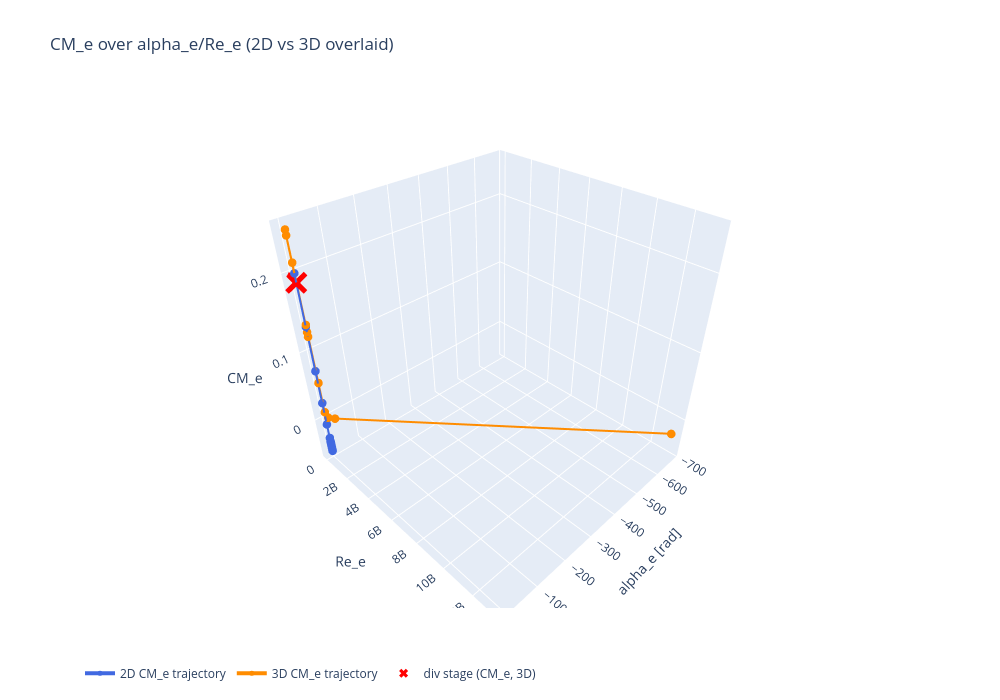

Notebook cell for this chart:
### Code cell
# CM_e 3D interactive comparison on the same alpha/Re space (2D vs 3D overlaid)
import numpy as np
import pandas as pd
import plotly.graph_objects as go

try:
    from scipy.interpolate import griddata
    HAVE_SCIPY_CM = True
except Exception:
    HAVE_SCIPY_CM = False

def _finite_xyz_cm(x, y, z, clip=1e12):
    x = pd.to_numeric(x, errors='coerce').to_numpy()
    y = pd.to_numeric(y, errors='coerce').to_numpy()
    z = pd.to_numeric(z, errors='coerce').to_numpy()
    m = np.isfinite(x) & np.isfinite(y) & np.isfinite(z)
    m &= (np.abs(x) <= clip) & (np.abs(y) <= clip) & (np.abs(z) <= clip)
    return x[m], y[m], z[m]

req = ['alpha_e_2d','Re_e_2d','CM_e_2d','alpha_e_3d','Re_e_3d','CM_e_3d']
missing = [c for c in req if c not in df.columns]
if missing:
    raise ValueError(f'Missing columns for CM plot: {missing}')

x2, y2, z2 = _finite_xyz_cm(df['alpha_e_2d'], df['Re_e_2d'], df['CM_e_2d'])
x3, y3, z3 = _finite_xyz_cm(df['alpha_e_3d'], df['Re_e_3d'], df['CM_e_3d'])

fig_cm = go.Figure()

# Overlaid trajectories
fig_cm.add_trace(go.Scatter3d(
    x=x2, y=y2, z=z2, mode='lines+markers', name='2D CM_e trajectory',
    marker=dict(size=5, color='royalblue'), line=dict(width=4, color='royalblue')
))
fig_cm.add_trace(go.Scatter3d(
    x=x3, y=y3, z=z3, mode='lines+markers', name='3D CM_e trajectory',
    marker=dict(size=5, color='darkorange'), line=dict(width=4, color='darkorange')
))

# Optional overlaid surfaces (same graph)
if HAVE_SCIPY_CM and len(x2) >= 6 and len(x3) >= 6:
    xa = np.linspace(np.nanmin(np.r_[x2, x3]), np.nanmax(np.r_[x2, x3]), 45)
    ya = np.linspace(np.nanmin(np.r_[y2, y3]), np.nanmax(np.r_[y2, y3]), 45)
    XX, YY = np.meshgrid(xa, ya)

    Z2 = griddata(np.c_[x2, y2], z2, (XX, YY), method='linear')
    Z3 = griddata(np.c_[x3, y3], z3, (XX, YY), method='linear')

    fig_cm.add_trace(go.Surface(
        x=XX, y=YY, z=Z2, opacity=0.30, showscale=False,
        colorscale='Blues', name='2D CM_e surface'
    ))
    fig_cm.add_trace(go.Surface(
        x=XX, y=YY, z=Z3, opacity=0.30, showscale=False,
        colorscale='Oranges', name='3D CM_e surface'
    ))

# Mark first divergence point on 3D branch
if 'div_stage' in globals() and div_stage is not None and div_stage in set(df['stage'].tolist()):
    rr = df[df['stage'] == div_stage].iloc[0]
    xk, yk, zk = rr.get('alpha_e_3d', np.nan), rr.get('Re_e_3d', np.nan), rr.get('CM_e_3d', np.nan)
    if np.isfinite(xk) and np.isfinite(yk) and np.isfinite(zk):
        fig_cm.add_trace(go.Scatter3d(
            x=[xk], y=[yk], z=[zk], mode='markers',
            marker=dict(size=8, symbol='x', color='red'),
            name='div stage (CM_e, 3D)'
        ))

fig_cm.update_layout(
    title='CM_e over alpha_e/Re_e (2D vs 3D overlaid)',
    height=700, width=1000,
    legend=dict(orientation='h'),
    scene=dict(
        xaxis_title='alpha_e [rad]',
        yaxis_title='Re_e',
        zaxis_title='CM_e'
    )
)
fig_cm.show()

if not HAVE_SCIPY_CM:
    print('SciPy not available: plotted trajectories only (no interpolated surfaces).')

### Figure 1 — Plotly figure (JSON) as saved in the notebook; plotly's stock layout.template omitted (floating-point values rounded to 4 significant figures; data arrays with more than 128 entries replaced by an {"elided": "..."} marker saying what was removed)
{"data": [{"line": {"color": "royalblue", "width": 4}, "marker": {"color": "royalblue", "size": 5}, "mode": "lines+markers", "name": "2D CM_e trajectory", "type": "scatter3d", "x": [-0.4636, -0.2846, -0.151, -0.05408, 0.01361, 0.05876, 0.08718, 0.1016, 0.1033, 0.09863, 0.09233, 0.08619, 0.0809, 0.07665, 0.07342, 0.0711, 0.06952], "y": [4593.0, 4323.0, 4211.0, 4161.0, 4135.0, 4115.0, 4095.0, 4069.0, 4033.0, 3995.0, 3956.0, 3919.0, 3881.0, 3845.0, 3809.0, 3773.0, 3738.0], "z": [0.2, 0.1347, 0.07435, 0.02699, -0.006804, -0.02931, -0.04337, -0.05044, -0.05127, -0.049, -0.0459, -0.04288, -0.04027, -0.03817, -0.03658, -0.03543, -0.03465]}, {"line": {"color": "darkorange", "width": 4}, "marker": {"color": "darkorange", "size": 5}, "mode": "lines+markers", "name": "3D CM_e trajectory", "type": "scatter3d", "x": [-0.4636, -0.4547, -0.5263, -0.6608, -0.8469, -1.065, -1.281, -1.456, -1.546, -7.85, -26.71, -680.2], "y": [4593.0, 4625.0, 4765.0, 5122.0, 5911.0, 7655.0, 11660.0, 22380.0, 62710.0, 399900.0, 12810000.0, 13300000000.0], "z": [0.1277, 0.1217, 0.1892, 0.2419, 0.2481, 0.212, 0.1369, 0.05688, 0.01236, 0.001899, -0.004665, -0.02251]}, {"colorscale": [[0, "rgb(247,251,255)"], [0.125, "rgb(222,235,247)"], [0.25, "rgb(198,219,239)"], [0.375, "rgb(158,202,225)"], [0.5, "rgb(107,174,214)"], [0.625, "rgb(66,146,198)"], [0.75, "rgb(33,113,181)"], [0.875, "rgb(8,81,156)"], [1, "rgb(8,48,107)"]], "name": "2D CM_e surface", "opacity": 0.3, "showscale": false, "type": "surface", "x": {"elided": "45x45 float values"}, "y": {"elided": "45x45 float values"}, "z": {"elided": "45x45 float values"}}, {"colorscale": [[0, "rgb(255,245,235)"], [0.125, "rgb(254,230,206)"], [0.25, "rgb(253,208,162)"], [0.375, "rgb(253,174,107)"], [0.5, "rgb(253,141,60)"], [0.625, "rgb(241,105,19)"], [0.75, "rgb(217,72,1)"], [0.875, "rgb(166,54,3)"], [1, "rgb(127,39,4)"]], "name": "3D CM_e surface", "opacity": 0.3, "showscale": false, "type": "surface", "x": {"elided": "45x45 float values"}, "y": {"elided": "45x45 float values"}, "z": {"elided": "45x45 float values"}}, {"marker": {"color": "red", "size": 8, "symbol": "x"}, "mode": "markers", "name": "div stage (CM_e, 3D)", "type": "scatter3d", "x": [-0.5263], "y": [4765.0], "z": [0.1892]}], "layout": {"height": 700, "legend": {"orientation": "h"}, "scene": {"xaxis": {"title": {"text": "alpha_e [rad]"}}, "yaxis": {"title": {"text": "Re_e"}}, "zaxis": {"title": {"text": "CM_e"}}}, "title": {"text": "CM_e over alpha_e/Re_e (2D vs 3D overlaid)"}, "width": 1000}}
